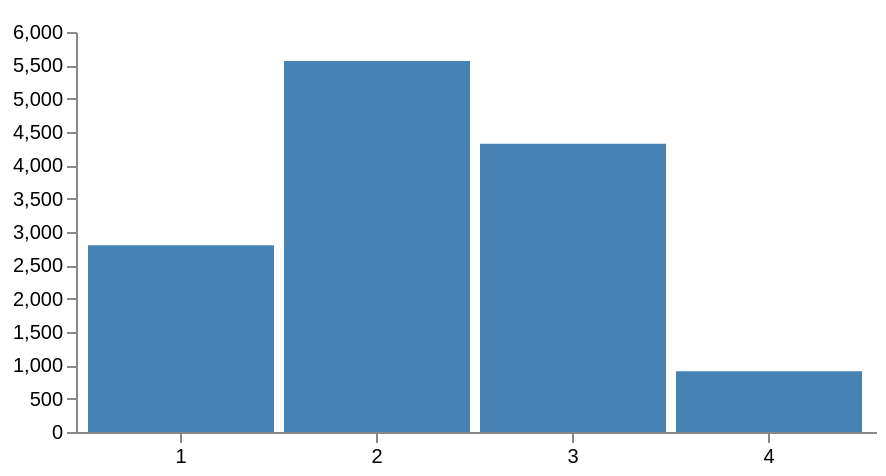

Express this chart as Vega-Lite.
### Vega specification from a JSON file in a GitHub repository (floating-point values rounded to 4 significant figures)
{"$schema": "https://vega.github.io/schema/vega/v5.json", "description": "A basic bar chart example, with value labels shown upon mouse hover.", "width": 400, "height": 200, "padding": 5, "data": [{"name": "usdata", "values": [{"category": "1", "amount": 2803}, {"category": "2", "amount": 5564}, {"category": "3", "amount": 4324}, {"category": "4", "amount": 911}]}], "signals": [{"name": "tooltip", "value": {}, "on": [{"events": "rect:mouseover", "update": "datum"}, {"events": "rect:mouseout", "update": "{}"}]}], "scales": [{"name": "xscale", "type": "band", "domain": {"data": "usdata", "field": "category"}, "range": "width", "padding": 0.05, "round": true}, {"name": "yscale", "domain": {"data": "usdata", "field": "amount"}, "nice": true, "range": "height"}], "axes": [{"orient": "bottom", "scale": "xscale"}, {"orient": "left", "scale": "yscale"}], "marks": [{"type": "rect", "from": {"data": "usdata"}, "encode": {"enter": {"x": {"scale": "xscale", "field": "category"}, "width": {"scale": "xscale", "band": 1}, "y": {"scale": "yscale", "field": "amount"}, "y2": {"scale": "yscale", "value": 0}}, "update": {"fill": {"value": "steelblue"}}, "hover": {"fill": {"value": "red"}}}}, {"type": "text", "encode": {"enter": {"align": {"value": "center"}, "baseline": {"value": "bottom"}, "fill": {"value": "#333"}}, "update": {"x": {"scale": "xscale", "signal": "tooltip.category", "band": 0.5}, "y": {"scale": "yscale", "signal": "tooltip.amount", "offset": -2}, "text": {"signal": "tooltip.amount"}, "fillOpacity": [{"test": "datum === tooltip", "value": 0}, {"value": 1}]}}}]}
